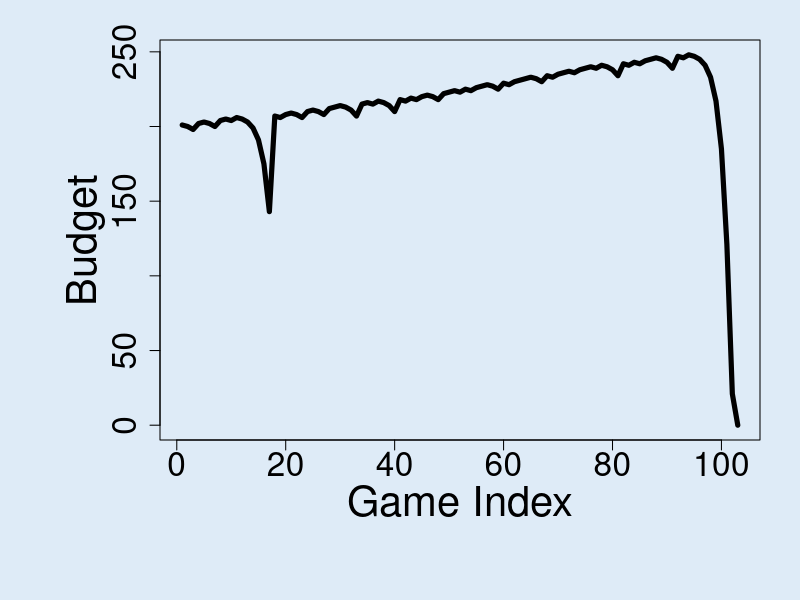

The R script that drew this image:
## ---- chunk 1
#The below chunks of code show the modular processes involved in simulation of the roulette game based on the above constraints. one_series() function is a culmination of the entire roulette spin which utilizes all the modular functions.
## ---- chunk 2
#This chunk of code simulates a single spin of the roulette
single_spin <- function(){
  possible_outcomes <- c(rep("red",18), rep("black",18), rep("green",2))
  sample(possible_outcomes, 1)
}
## ---- chunk 3
#This chunk of code calculates the wager for the upcoming turn based on the previous wager as well as the previous outcome.
martingale_wager <- function(
  previous_wager
  , previous_outcome
  , max_wager
  , current_budget
){
  if(previous_outcome == "red") return(1)
  min(2*previous_wager, max_wager, current_budget)
}

## ---- chunk 4
#This chunk of code simulates one turn of the roulette outputting specific parameters to be used as part of a series of spins. 
one_play <- function(previous_ledger_entry, max_wager){
  # Create a copy of the input object that will become the output object
  out <- previous_ledger_entry
  out[1, "game_index"] <- previous_ledger_entry[1, "game_index"] + 1
  out[1, "starting_budget"] <- previous_ledger_entry[1, "ending_budget"]
  out[1, "wager"] <- martingale_wager(
    previous_wager = previous_ledger_entry[1, "wager"]
    , previous_outcome = previous_ledger_entry[1, "outcome"]
    , max_wager = max_wager
    , current_budget = out[1, "starting_budget"]
  )
  out[1, "outcome"] <- single_spin()
  out[1, "ending_budget"] <- out[1, "starting_budget"] + 
    ifelse(out[1, "outcome"] == "red", +1, -1)*out[1, "wager"]
  return(out)
}
## ---- chunk 5
#This chunk of code establishes the stopping condition 
stopping_rule <- function(
  ledger_entry
  , winning_threshold
){
  ending_budget <- ledger_entry[1, "ending_budget"]
  if(ending_budget <= 0) return(TRUE)
  if(ending_budget >= winning_threshold) return(TRUE)
  FALSE
}
## ---- chunk 6
#This chunk of code simulates the entire series of roulette spins until a certain stopping condition is acheived.
one_series <- function(
  max_games, starting_budget, winning_threshold, max_wager
){
  # Initialize ledger
  ledger <- data.frame(
      game_index = 0:max_games
    , starting_budget = NA_integer_
    , wager = NA_integer_
    , outcome = NA_character_
    , ending_budget = NA_integer_
  )
  ledger[1, "wager"] <- 1
  ledger[1, "outcome"] <- "red"
  ledger[1, "ending_budget"] <- starting_budget
  for(i in 2:nrow(ledger)){
    ledger[i,] <- one_play(ledger[i-1,], max_wager)
    if(stopping_rule(ledger[i,], winning_threshold)) break
  }
  # Return non-empty portion of ledger
  ledger[2:i, ]
}
## ---- chunk 7
#The below code chunk gives the profit over a full series of roulette spins which is a property of interest. 
profit <- function(ledger){
  n <- nrow(ledger)
  profit <- ledger[n, "ending_budget"] - ledger[1, "starting_budget"]
  return(profit)
}
## ---- chunk 8
#All of the below function inputs are based on constraints described above
a <- one_series(1000,200,300,100)
a
profit(a)
## ---- chunk 9
library(magrittr)

svg(filename = "pattern.svg", width=16, height =8.25)
par(cex.axis=2.0, cex.lab = 2.5, mar = c(8,8,2,2), bg = rgb(222, 235, 247, max = 255))
#set.seed(1)
#Constraints chosen based on above stipulations.
ledger <- one_series(1000,200,300,100)
plot(ledger[,c(1,5)], type = "l", lwd = 5, xlab = "Game Index", ylab = "Budget")
dev.off()
## ---- chunk 10
#This chunk of code returns positive results alone
PResult <- function(r, max_games, starting_budget, winning_threshold, max_wager)
{
rep <- c(replicate(r, profit(one_series(max_games, starting_budget, winning_threshold, max_wager))))
return (rep[rep>0])
}
## ---- chunk 11
#This chunk of code shows how changing parameters based on the discussion above affects the outcome of the series of wagers.
PResult(15, 1000, 200, 300, 100)
PResult(15, 1000, 200, 300, 2000)
PResult(15, 1500, 1000, 2000, 2000)
PResult(15, 1000, 25000, 30000, 50000)

